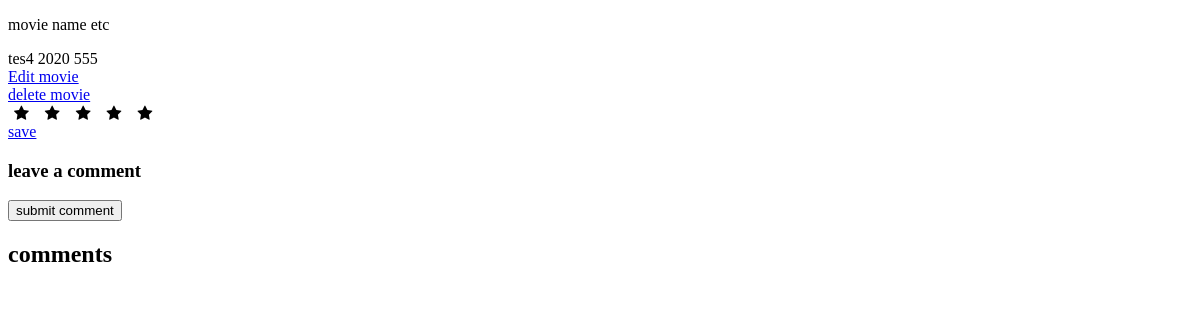
Before: /movie/7/rate (signed in) with the older database file.
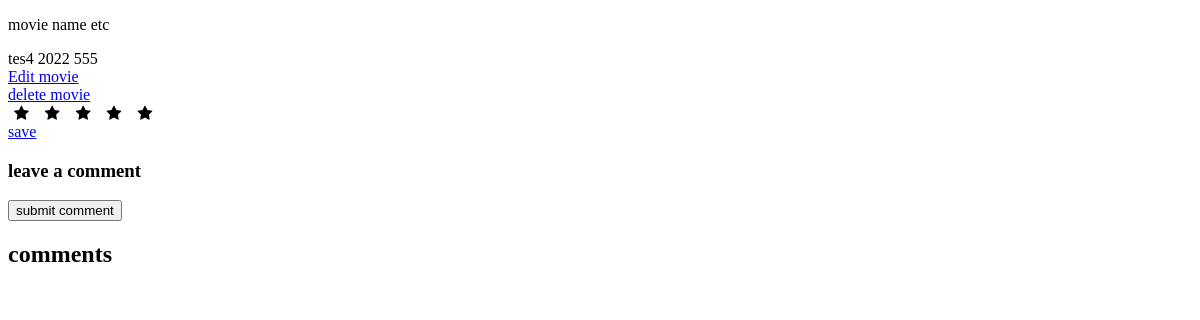
After: the same page with the newer database file.
### cinema/models.py (models this page shows, shortened)
class Movie(models.Model):
  title = models.CharField(max_length=140, blank=True, null=True)
  year = models.CharField(max_length=4, blank=True, null=True)
  length = models.CharField(max_length=4, blank=True, null=True)
  genre = models.CharField (max_length=40)
  director = models.CharField(max_length=130)
  synopsis = models.TextField(max_length=4, blank=True, null=True)
  poster = models.ImageField(upload_to='media/posters', null=True)
  video_url = models.URLField(null=True, blank=True)
  start_time = models.DateTimeField(default=timezone.now())

### cinema/views.py (the view, shortened to what this page needs)
# urls.py: path('movie/<int:id>/rate', views.rate_movie, name='movie_rate'),
@login_required
def rate_movie(request, id):
  template_name = 'cinema/movie_detail.html'
  movie = get_object_or_404(Movie, id=id)
  return render(request, template_name, context={'movie':movie})

### cinema/templates/cinema/movie_detail.html (shortened to what this page needs)
{% load static %}
<!DOCTYPE html>
<html lang="en">
  <head>
    <link rel="stylesheet" href="https://cdnjs.cloudflare.com/ajax/libs/font-awesome/4.7.0/css/font-awesome.min.css">
    <link rel="stylesheet" href="{% static 'style.css' %}">
  </head>
  <body>
    <p>movie name etc</p>
    <div>
      {{ movie.title }}
      {{ movie.year }}
      {{ movie.length }}
    </div>
    <div class="update-movie">
      <a href="{% url 'update_movie' movie.id %}">Edit movie</a>
    </div>
    <div class="delete-movie">
      <a href="{% url 'delete_movie' movie.id %}">delete movie</a>
    </div>
    <form action="{% url 'movie_rate' movie.id %}" class="rating-stars" method="post" url="">
      <button type="submit" class="fa fa-star my-btn" id="first" name="score" value="1"></button>
      <button type="submit" class="fa fa-star my-btn" id="second" name="score" value="2"></button>
      <button type="submit" class="fa fa-star my-btn" id="third" name="score" value="3"></button>
      <button type="submit" class="fa fa-star my-btn" id="fourth" name="score" value="4"></button>
      <button type="submit" class="fa fa-star my-btn" id="fifth" name="score" value="5"></button>
    </form>
    {% if movie in profile.saved_movies.all %}
      <a href="{% url 'save_movie' movie.id %}">unsave</a>
    {% else %}
      <a href="{% url 'save_movie' movie.id %}">save</a>
    {% endif %}
    <div class="moviecomment">
      <div class="moviecomment-container">
        <div class="card-body">
          <h3>leave a comment</h3>
          <form action="{% url 'movie_comment' movie.id %}" method="post">
            <button type="submit">submit comment</button>
          </form>
        </div>
      </div>
    </div>
    <h2>{{ comments.count }} comments</h2>
  </body>
</html>

### cinema/static/style.css (style rules this page uses)
.my-btn { background-color: inherit !important; border: 0 !important; }

Changed rows visible on the page:
changed Movie "tes4": year "2020" → "2022"
